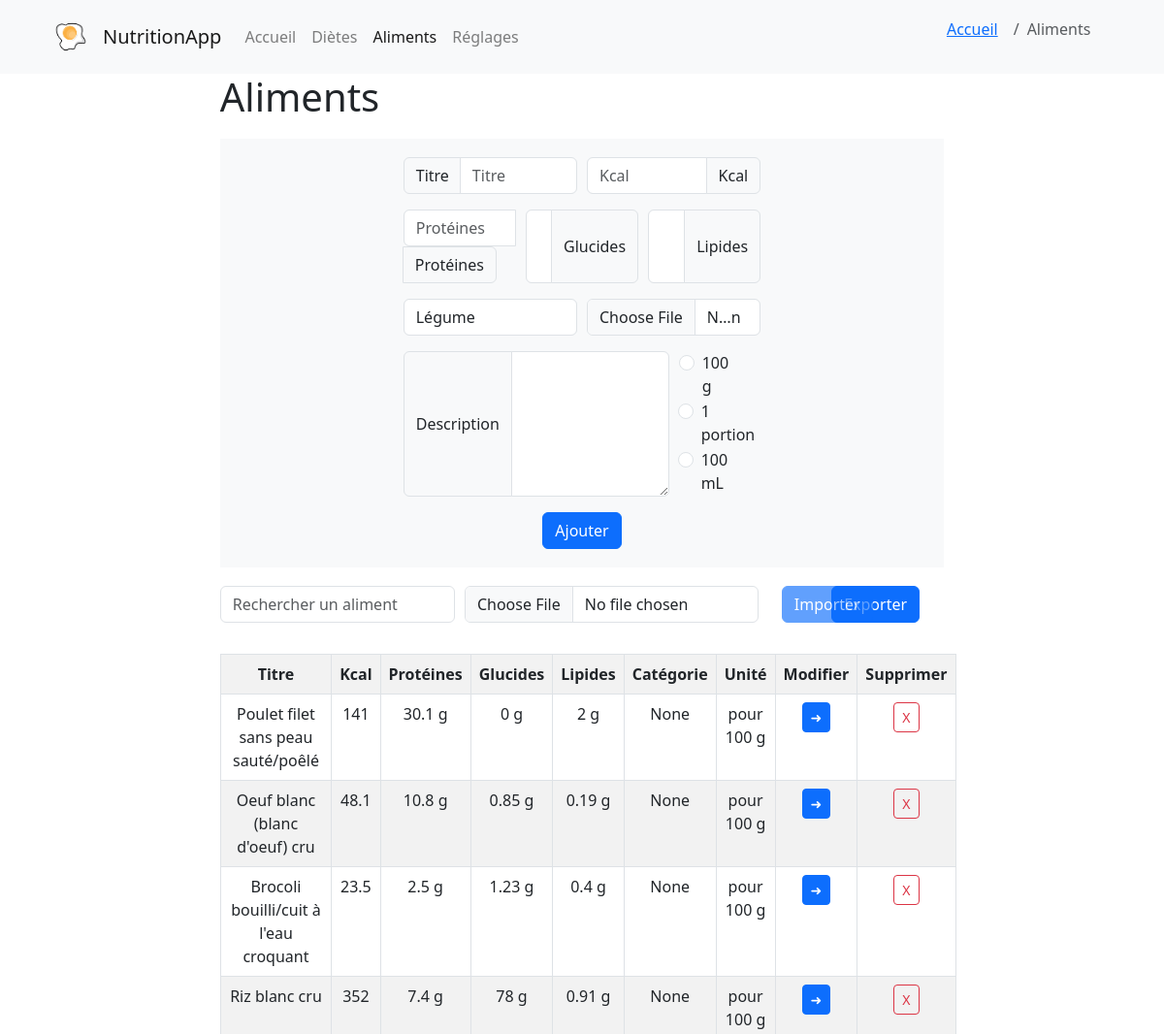
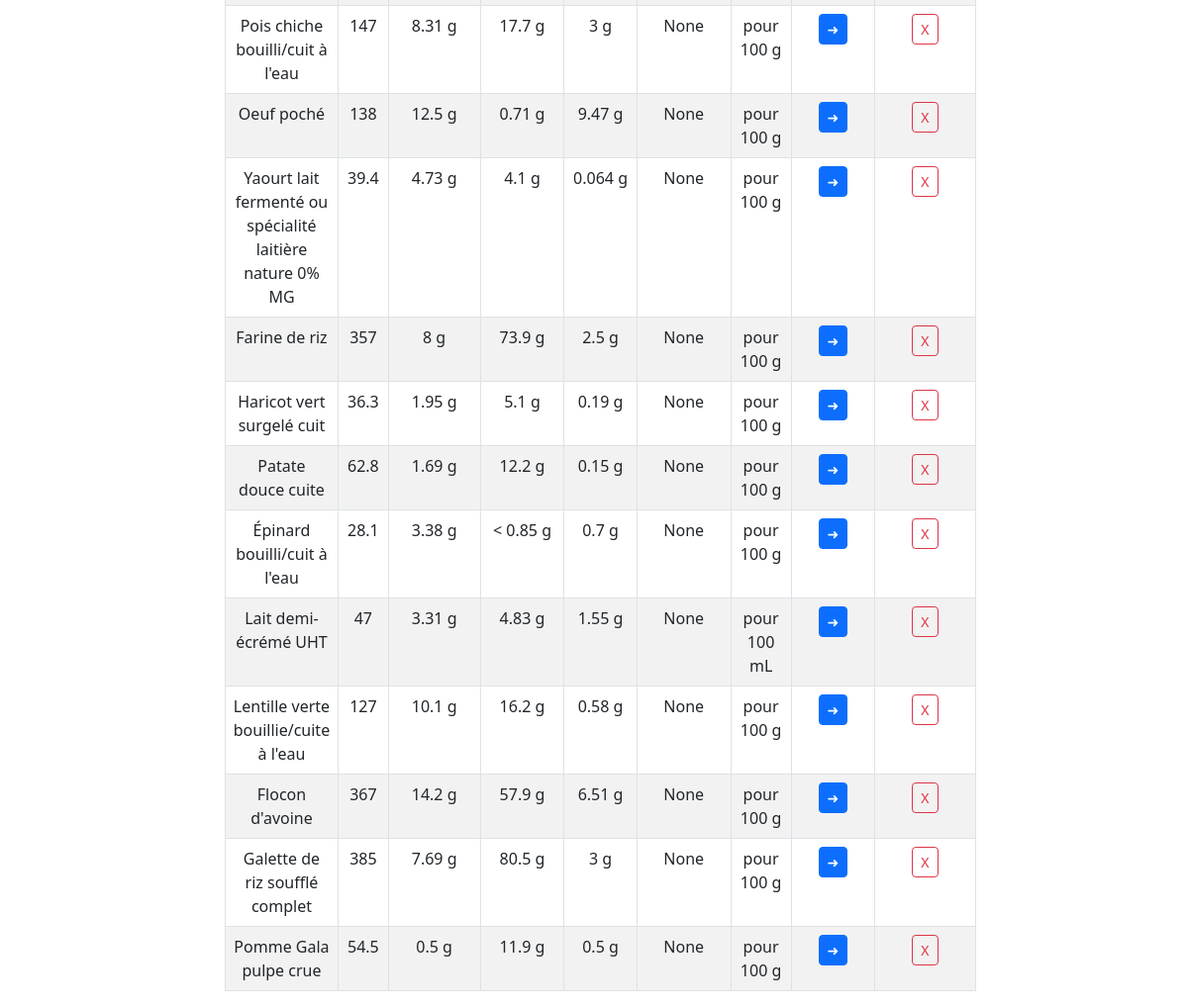
The page /aliments on the database its author committed (2 pictures, top to bottom).
### models.py (models this page shows)
class aliment(db.Model):
    id = db.Column(db.Integer, primary_key=True)
    titre = db.Column(db.String(255), nullable=True, unique=True)
    kcal = db.Column(db.Integer, nullable=True, server_default='0')
    proteines = db.Column(db.Integer, nullable=True, server_default='0')
    glucides = db.Column(db.Integer, nullable=True, server_default='0')
    lipides = db.Column(db.Integer, nullable=True, server_default='0')
    categorie = db.Column(db.String(255), nullable=True, server_default="Autre") # légume, fruit, féculent...
    photo = db.Column(db.String(255), nullable=True, server_default='')
    description = db.Column(db.String(255), nullable=True, server_default='')
    unite = db.Column(db.Integer, nullable=True, server_default='0') # 0 = 100g, 1 = 1 unité, 2 = mL

### app.py (the view)
@app.route('/aliments')
def aliments():
    aliments = aliment.query.all()
    return render_template('aliments.html', aliments=aliments)

### templates/aliments.html (shortened to what this page needs)
{% extends 'base.html' %}
{% block content %}
{% set page = 'aliments' %}
{% set place = ["accueil","aliments"] %}
{% with breadcrumb=place %}
    {% include "navbar.html" %}
{% endwith %}
<link rel="stylesheet" href="{{ url_for('static', filename='css/pages.css') }}">
<div class="content">
<h1 class="title">{% block title %} Aliments {% endblock %}</h1>
<div class="content_aliments bg-light">
    <div>
        <form method="POST" action="{{ url_for('ajouter_aliment') }}"  enctype="multipart/form-data">
            <div class="form-row">
                <div class="input-group mb-3 col-md-6">
                    <div class="input-group-prepend">
                        <span class="input-group-text" id="titre">Titre</span>
                    </div>
                    <input type="text" id="titre" name="titre" class="form-control" placeholder="Titre" required>
                </div>
                <div class="input-group mb-3 col-md-6">
                    <input type="number" id="kcal" name="kcal" class="form-control" placeholder="Kcal" required>
                    <div class="input-group-append">
                        <span class="input-group-text" id="kcal">Kcal</span>
                    </div>
                </div>
            </div>
            <div class="form-row">
                <div class="input-group mb-3 col-md-4">
                    <input type="number" id="proteines" name="proteines" class="form-control" placeholder="Protéines" required>
                    <div class="input-group-append">
                        <span class="input-group-text" id="proteines">Protéines</span>
                    </div>
                </div>
                <div class="input-group mb-3 col-md-4">
                    <input type="number" id="glucides" name="glucides" class="form-control" placeholder="Glucides" required>
                    <div class="input-group-append">
                        <span class="input-group-text" id="glucides">Glucides</span>
                    </div>
                </div>
                <div class="input-group mb-3 col-md-4">
                    <input type="number" id="lipides" name="lipides" class="form-control" placeholder="Lipides" required>
                    <div class="input-group-append">
                        <span class="input-group-text" id="lipides">Lipides</span>
                    </div>
                </div>
            </div>
            <div class="form-row">
                <div class="input-group mb-3 col-md-6">
                    <select id="categorie" name="categorie" class="form-control" required>
                        <option value="légume">Légume</option>
                    </select>
                </div>
                <div class="input-group mb-3 col-md-6">
                    <input class="form-control" type="file" id="fichier_photo" name="fichier_photo">
                </div>
            </div>
            <div class="form-row">
                <div class="input-group mb-3 col-md-9">
                    <span class="input-group-text">Description</span>
                    <textarea class="form-control" id="description" name="description" aria-label="With textarea"></textarea>
                </div>
                <div class="input-group mb-3 col-md-2">
                    <div class="form-check">
                        <input class="form-check-input" value="0" type="radio" name="unite" id="flexRadioDefault1" value="100 g" required>
                        <label class="form-check-label" for="flexRadioDefault1">
                            100 g
                        </label>
                    </div>
                    <div class="form-check">
                        <input class="form-check-input" value="1" type="radio" name="unite" id="flexRadioDefault2" value="1 portion" required>
                        <label class="form-check-label" for="flexRadioDefault2">
                            1 portion
                        </label>
                    </div>
                    <div class="form-check">
                        <input class="form-check-input" value="2" type="radio" name="unite" id="flexRadioDefault3" value="100 mL" required  >
                        <label class="form-check-label" for="flexRadioDefault3">
                            100 mL
                        </label>
                    </div>
                </div>
            </div>
            <div class="form-row text-center" style="padding-bottom: 0.5cm;">
                <div class="col-md-12">
                    <input type="submit" value="Ajouter" class="btn btn-primary">
                </div>
            </div>
        </form>
    </div>
</div>
<div class="form-row" style="padding-top: 0.5cm;">
    <div class="input-group mb-3 col-md-4">
        <form id="search-form">
            <input id="searchbar_aliment" onkeyup="search_aliment()" type="text" name="search" class="form-control" placeholder="Rechercher un aliment" aria-label="Rechercher un aliment" aria-describedby="button-addon2">
        </form>
    </div>
    <div class="input-group mb-3 col-md-6">
        <form method="post" action="{{ url_for('importer_csv_aliment') }}" enctype="multipart/form-data">
            <div class="row">
                <div class="col-md-10">
                    <div class="mb-3">
                        <input class="form-control" type="file" id="fichier_aliment" name="fichier_aliment" onchange="checkFileSelectedAliment()">
                    </div>
                </div>
                <div class="col-md-2 align-items-center">
                    <button type="submit" class="btn btn-primary" id="bouton_importer_aliment" disabled>Importer</button>
                </div>
            </div>
        </form>
    </div>
    <div class="mb-3 col-md-2">
        <a href="{{ url_for('export_csv_aliment') }}" class="btn btn-primary">Exporter</a>
    </div>
</div>
        <table class="table table-striped table-bordered">
            <tr class="text-center">
                <th>Titre</th>
                <th>Kcal</th>
                <th>Protéines</th>
                <th>Glucides</th>
                <th>Lipides</th>
                <th>Catégorie</th>
                <th>Unité</th>
                <th>Modifier</th>
                <th>Supprimer</th>
            </tr>
            {% for aliment in aliments %}
            <tr class="element_aliment_liste">
                <td style="width: 20%">{{ aliment.titre }}</td>
                <td style="width: 10%">{{ aliment.kcal }}</td>
                <td style="width: 10%">{{ aliment.proteines }} g</td>
                <td style="width: 10%">{{ aliment.glucides }} g</td>
                <td style="width: 10%">{{ aliment.lipides }} g</td>
                <td style="width: 10%">{{ aliment.categorie }}</td>
                {% if aliment.unite == 1 %}
                <td style="width: 10%">pour 1 portion</td>
                {% elif aliment.unite == 2 %}
                <td style="width: 10%">pour 100 mL</td>
                {% else %}
                <td style="width: 10%">pour 100 g</td>
                {% endif %}
            <td style="width: 10%">
                    <a href="{{ url_for('modifier_aliment', id=aliment.id) }}" class="btn btn-sm btn-primary">➜</a>
                </td>
                <td style="width: 10%">
                    <a href="{{ url_for('supprimer_aliment', id=aliment.id) }}" class="btn btn-sm btn-outline-danger">X</a>
                </td>
            </tr>
            {% endfor %}
        </table>
</div>
{% endblock %}

### static/css/base.css (style rules this page uses)
html { font-family: 'Roboto', sans-serif; font-size: 16px; line-height: 1.5; color: #333; background-color: #fff; }

### static/css/pages.css (style rules this page uses)
.content { padding: 0cm 6cm 0cm 6cm; }
.content_aliments { padding: 0.5cm 5cm 0cm 5cm; margin-top: 0.5cm; }
.table td { text-align: center; }

### rows shown on the page
aliment: titre "Poulet filet sans peau sauté/poêlé", kcal "141", proteines "30.1", glucides "0", lipides "2", categorie "None", unite "pour 100 g"
aliment: titre "Oeuf blanc (blanc d'oeuf) cru", kcal "48.1", proteines "10.8", glucides "0.85", lipides "0.19", categorie "None", unite "pour 100 g"
aliment: titre "Brocoli bouilli/cuit à l'eau croquant", kcal "23.5", proteines "2.5", glucides "1.23", lipides "0.4", categorie "None", unite "pour 100 g"
aliment: titre "Riz blanc cru", kcal "352", proteines "7.4", glucides "78", lipides "0.91", categorie "None", unite "pour 100 g"
aliment: titre "Pois chiche bouilli/cuit à l'eau", kcal "147", proteines "8.31", glucides "17.7", lipides "3", categorie "None", unite "pour 100 g"
aliment: titre "Oeuf poché", kcal "138", proteines "12.5", glucides "0.71", lipides "9.47", categorie "None", unite "pour 100 g"
aliment: titre "Yaourt lait fermenté ou spécialité laitière nature 0% MG", kcal "39.4", proteines "4.73", glucides "4.1", lipides "0.064", categorie "None", unite "pour 100 g"
aliment: titre "Farine de riz", kcal "357", proteines "8", glucides "73.9", lipides "2.5", categorie "None", unite "pour 100 g"
aliment: titre "Haricot vert surgelé cuit", kcal "36.3", proteines "1.95", glucides "5.1", lipides "0.19", categorie "None", unite "pour 100 g"
aliment: titre "Patate douce cuite", kcal "62.8", proteines "1.69", glucides "12.2", lipides "0.15", categorie "None", unite "pour 100 g"
aliment: titre "Épinard bouilli/cuit à l'eau", kcal "28.1", proteines "3.38", glucides "< 0.85", lipides "0.7", categorie "None", unite "pour 100 g"
aliment: titre "Lait demi-écrémé UHT", kcal "47", proteines "3.31", glucides "4.83", lipides "1.55", categorie "None", unite "pour 100 mL"
aliment: titre "Lentille verte bouillie/cuite à l'eau", kcal "127", proteines "10.1", glucides "16.2", lipides "0.58", categorie "None", unite "pour 100 g"
aliment: titre "Flocon d'avoine", kcal "367", proteines "14.2", glucides "57.9", lipides "6.51", categorie "None", unite "pour 100 g"
aliment: titre "Galette de riz soufflé complet", kcal "385", proteines "7.69", glucides "80.5", lipides "3", categorie "None", unite "pour 100 g"
aliment: titre "Pomme Gala pulpe crue", kcal "54.5", proteines "0.5", glucides "11.9", lipides "0.5", categorie "None", unite "pour 100 g"

### other values the page prints
{{ pretty_name[item] }} "Accueil"
{{ pretty_name[item] }} "Aliments"
